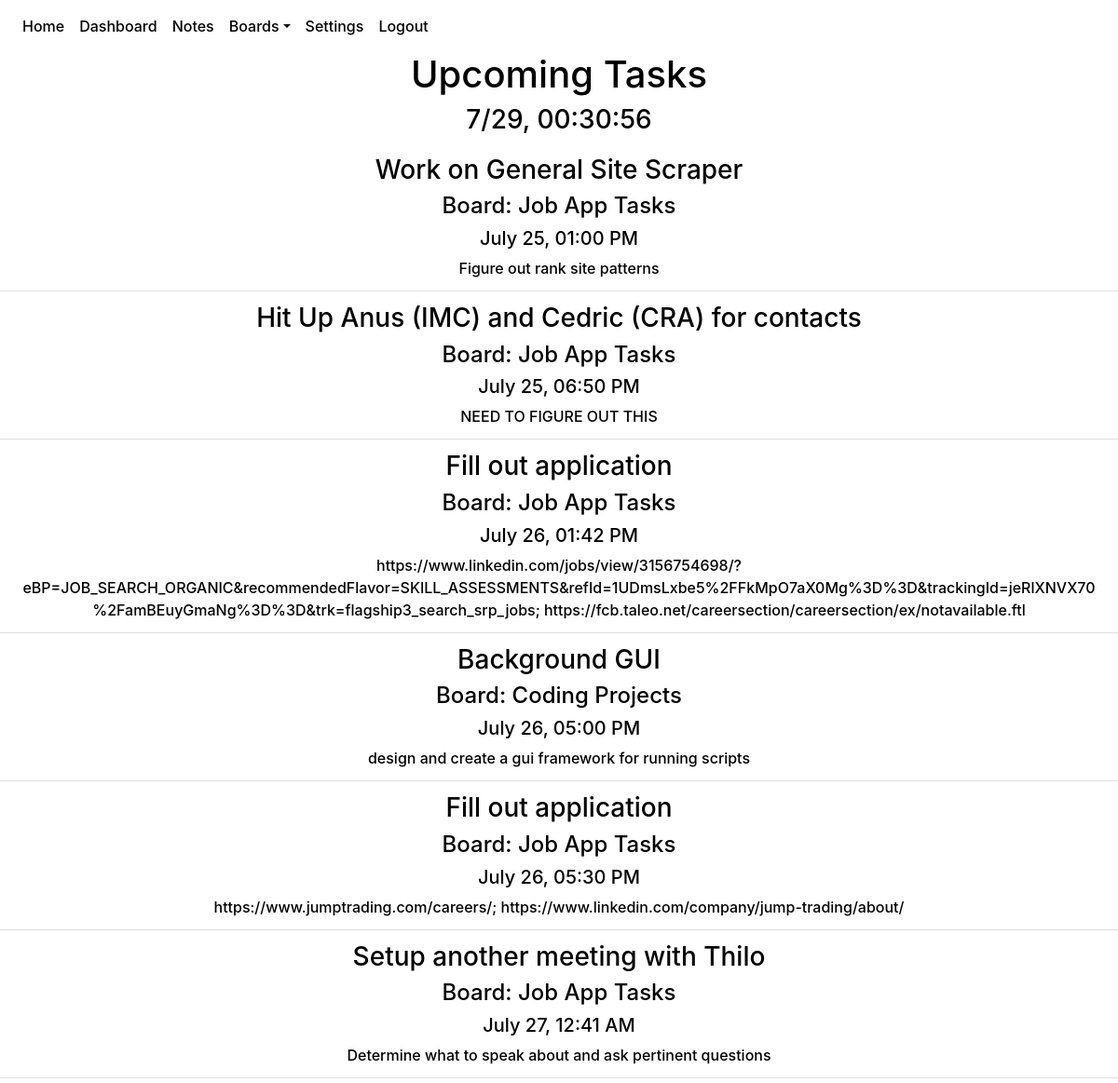
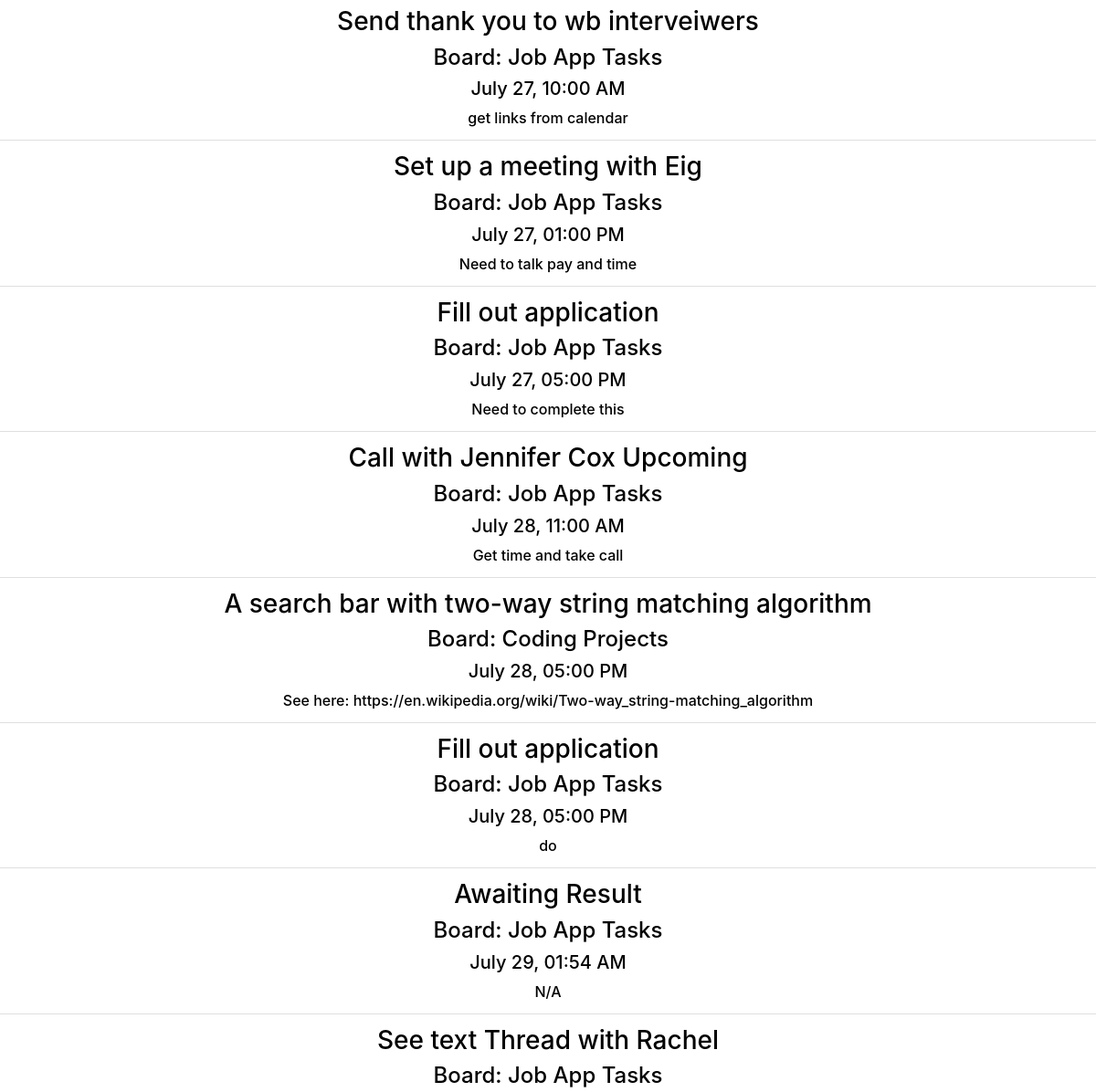
The app's page /dashboard (signed in, upper part), older data (2 pictures, top to bottom).
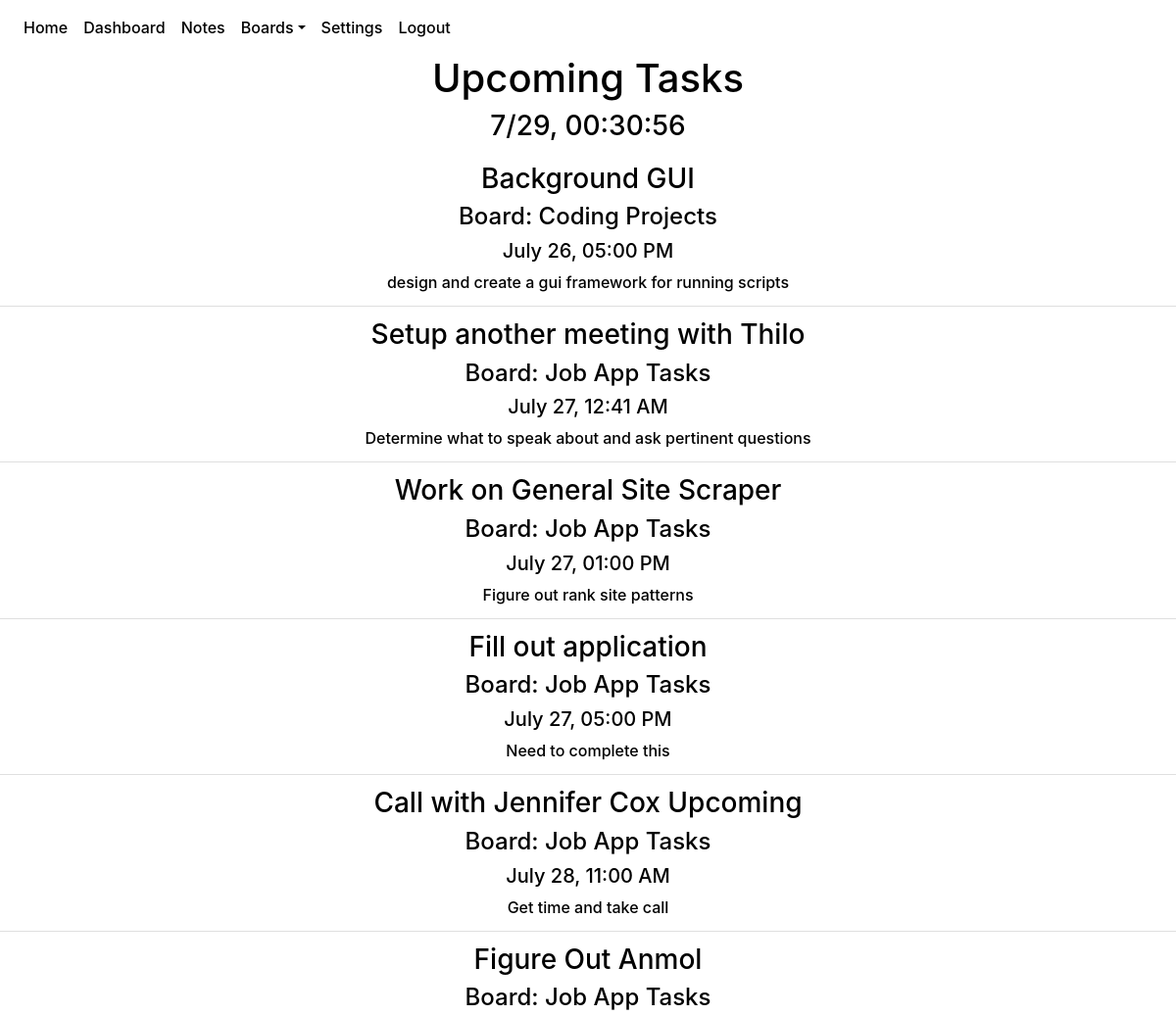
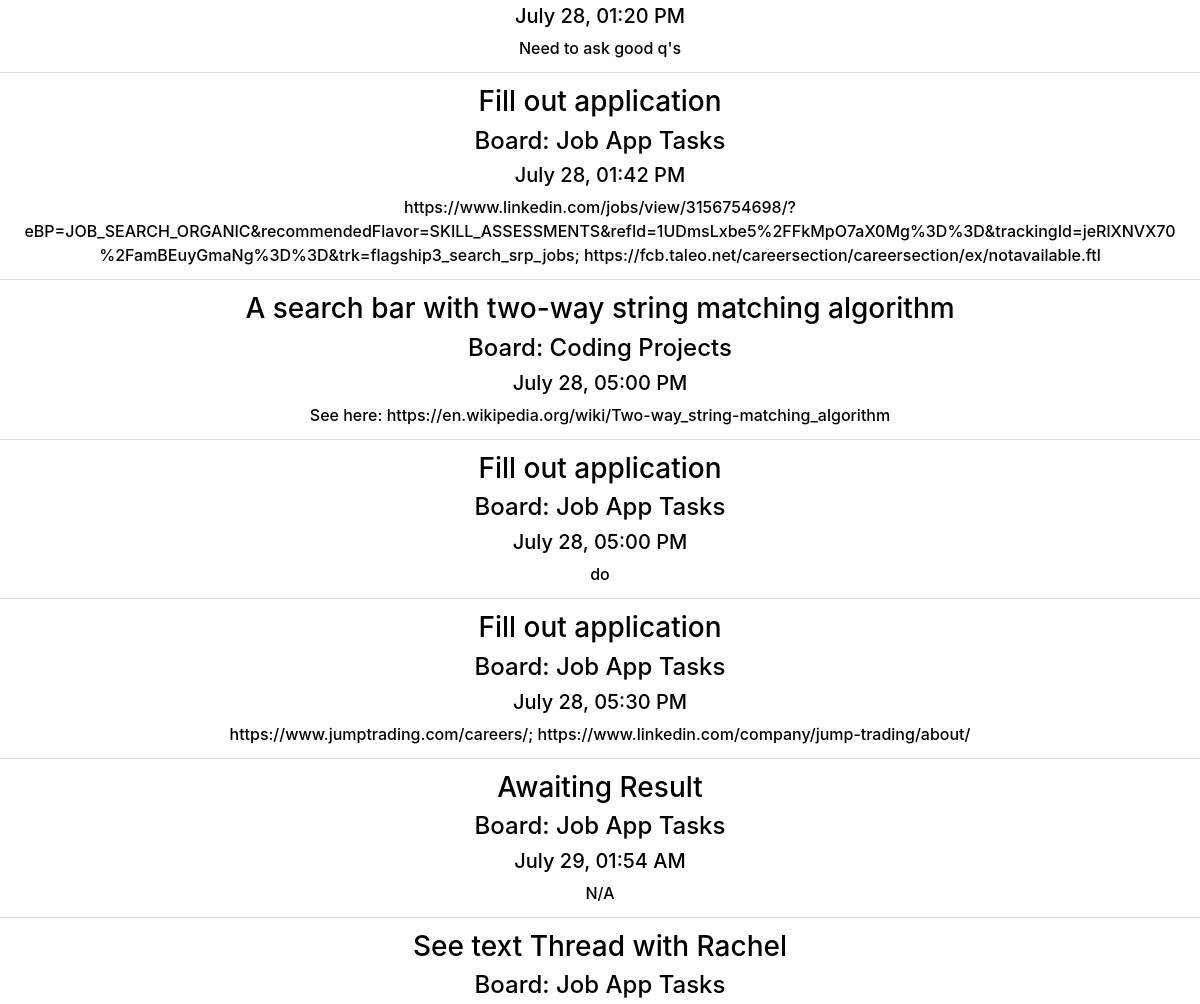
The same page, newer data (2 pictures, top to bottom).
### website/models.py (models this page shows)
class Task(db.Model):
    id = db.Column(db.Integer, primary_key = True)
    created = db.Column(db.DateTime(timezone = True), default = func.now())
    last_modified = db.Column(db.DateTime(timezone = True), default = func.now())
    due_date = db.Column(db.DateTime(timezone = True))
    name = db.Column(db.String(100))
    description = db.Column(db.String(10000))
    completed = db.Column(db.Boolean, default = False)
    category = db.Column(db.Integer, db.ForeignKey('category.id'))
    board = db.Column(db.Integer, db.ForeignKey('board.id'))
    subtasks = db.relationship('Subtask')
    user_id = db.Column(db.Integer, db.ForeignKey('user.id'))

class Board(db.Model):
    id = db.Column(db.Integer, primary_key = True)
    name = db.Column(db.String(100))
    date = db.Column(db.DateTime(timezone=True), default=func.now())
    category_num = db.Column(db.Integer)
    categories = db.relationship('Category')
    tasks = db.relationship('Task')
    user_id = db.Column(db.Integer, db.ForeignKey('user.id'))

### website/views.py (the view)
@views.route('/dashboard', methods=['GET'])
@login_required
def dashboard():
    boards = {}
    for board in current_user.boards:
        boards[board.id] = board.name
    return render_template("dashboard.html", user=current_user, boards = boards)

### website/__init__.py (called while the page is built)
def create_app():
    app = Flask(__name__)
    app.config['SECRET_KEY'] = urandom(12).hex()
    app.config['SQLALCHEMY_DATABASE_URI'] = f'sqlite:///{DB_NAME}'
    app.config['SQLALCHEMY_TRACK_MODIFICATIONS'] = False
    db.init_app(app)
    from .views import views
    from .auth import auth
    app.register_blueprint(views, url_prefix='/')
    app.register_blueprint(auth, url_prefix='/')
    from .models import User, Note, Board, Task, Category
    create_database(app)
    login_manager = LoginManager()
    login_manager.login_view = 'auth.login'
    login_manager.init_app(app)
    @login_manager.user_loader
    def load_user(id):
        return User.query.get(id)
    return app

### website/templates/dashboard.html (shortened to what this page needs)
{% extends "base.html" %} {% block title %}Dashboard{% endblock %}
{% block style%}
<link rel="stylesheet" href="{{ url_for('static', filename = 'dashboard.css') }}" />
{% endblock %}
{% block content%}
<h1 align="center">Upcoming Tasks</h1>
<h3 align="center" id="current-time"></h3>
<ul class="list-group list-group-flush" id="upcoming-tasks">
{% for task in user.tasks|sort(attribute='name')|sort(attribute='due_date') %}
    {% if not task.completed %}
    <li align="center" class="list-group-item">
        <h3 class="task-name"><a href="/boards/{{task.board}}/{{task.category}}/{{task.id}}">{{task.name}}</a></h3>
        <h4 class="parent-board"><a href="/boards/{{task.board}}">Board: {{boards[task.board]}}</a></h4>
        <h5 class="task-due">{{task.due_date.strftime('%B %d, %I:%M %p')}}</h5>
        <span class="description">{{task.description}}</span>
    </li>
    {% endif %}
{% endfor %}
</ul>
{% endblock %}

Row changes from the older to the newer data that the page shows:
no longer on this page (row edited): Task: name "Hit Up Anus (IMC) and Cedric (CRA) for contacts", board.name "Job App Tasks", due_date "July 25, 06:50 PM", description "NEED TO FIGURE OUT THIS"
no longer on this page (row edited): Task: name "Send thank you to wb interveiwers", board.name "Job App Tasks", due_date "July 27, 10:00 AM", description "get links from calendar"
no longer on this page (row edited): Task: name "Set up a meeting with Eig", board.name "Job App Tasks", due_date "July 27, 01:00 PM", description "Need to talk pay and time"
shown differently, row unchanged: Task "Background GUI": moves up the list
shown differently, row unchanged: Task "Setup another meeting with Thilo": moves up the list
changed Task "Work on General Site Scraper": due_date "July 25, 01:00 PM" → "July 27, 01:00 PM"
added Task: name "Figure Out Anmol", board.name "Job App Tasks", due_date "July 28, 01:20 PM", description "Need to ask good q's"
changed Task: due_date "July 26, 01:42 PM" → "July 28, 01:42 PM"; moves down the list
changed Task: due_date "July 26, 05:30 PM" → "July 28, 05:30 PM"; moves down the list
